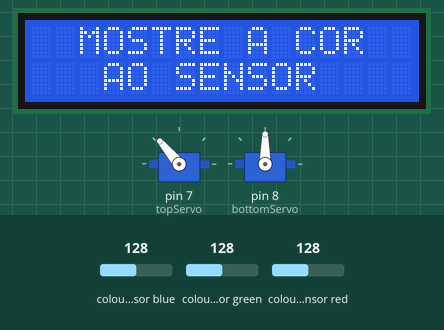
Simulated run of this sketch. Board: Arduino Uno, built with avr-gcc and run on an emulated ATmega328P. Parts: 16×2 character LCD, 2 × servo. Wiring (inferred from the names in the program): TCS3200 colour sensor: output pin 6; S2 pin 4; S3 pin 5; S0 pin 2; S1 pin 3. The test bench sets the inputs (shaded band); at power-on: colour sensor blue 128, colour sensor green 128, colour sensor red 128. What the sketch prints to the serial monitor is not drawn.

Above: at 1.9 s.
2.0 s: colour sensor blue set to 5
Timing chart, 0 to 11.0 s (numbered marks = the images above; inputs shaded):
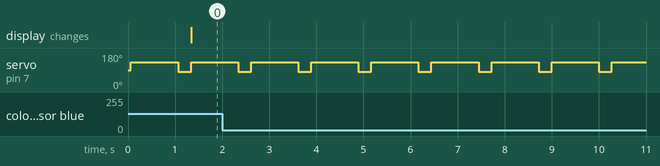

The sketch:

misturador.ino
```cpp
//Projeto Maquina separadora de M&M's
//Por: Eng. Mauricio Gavina

#include <Servo.h> // Biblioteca para os servo motores
#include <Wire.h>
#include <LiquidCrystal_I2C.h>
// Inicializa o display no endereco 0x27
LiquidCrystal_I2C lcd(0x3F,2,1,0,4,5,6,7,3,POSITIVE);
#define S0 2 //definição dos pinos do sensor de cor
#define S1 3
#define S2 4
#define S3 5

#define sensorOut 6

Servo topServo; // declaração de cada servo como objeto
Servo bottomServo;

int frequency = 0; //variável auxiliar para ser usada na função readColor()
int color = 0; //variável usada na função readColor() para guardar a cor

byte flag = 0; //A variável flag nos ajuda a separar nosso programa em estados

void setup() {
  pinMode(S0, OUTPUT); //definição dos pinos do sensor de cor como saída
  pinMode(S1, OUTPUT);
  pinMode(S2, OUTPUT);
  pinMode(S3, OUTPUT);
  pinMode(sensorOut, INPUT); //definição do pino do sensor de cor como entrada
  // configura a frequência para 20%
  digitalWrite(S0, HIGH);
  digitalWrite(S1, LOW);
   lcd.begin (16,2);

  topServo.attach(7); //definição do servo superior no pino 7 do arduino
  bottomServo.attach(8);//servo inferior no pino 8

  Serial.begin(9600); //inicia a comunicação serial
}

void loop() {


//Esse é o estado em que a máquina está em operação contínua
  topServo.write(130);//Posição inicial do servo; Deve estar alinhado com o furo do alimentador
  delay(1000);//usamos o delay para dar tempo do servo se mover até a posição final
  topServo.write(80);// Posição intermediária, deve estar alinhado com o sensor de cor
  flag=1;//envia a máquina para o segundo estado


if(flag == 1){//Nesse estado a máquina lê o sensor e mostra os dados no monitor serial
  readColor();//A função é responsável pela leitura do sensor e por enviar ao terceiro estado
}             //somente quando uma cor for detectada.

if(flag == 2){ //Nesse estado o servo de baixo se move conforme a cor detectada anteriormente
    switch (color) {
    case 1:
    bottomServo.write(20);
    break;
    case 2:
    bottomServo.write(45);
    break;
    case 3:
    bottomServo.write(70);
    break;
    case 4:
    bottomServo.write(95);
    break;
    case 5:
    bottomServo.write(120);
    break;
  }
  delay(1000);//os delays foram incluidos para dar tempo ao servo se mover
  topServo.write(50);// Posição final, deve estar alinhada com o furo do distribuidor
  delay(1000);
  flag = 4; //enviamos a máquina para funcionamento contínuo, o quarto estado.
}
if(Serial.read()=='r' || Serial.read()=='R'){ //Caso a letra r seja enviada a máquina é
  flag=0;                                     //resetada e retorna ao estado 1.
}

}

void readColor() {
  // configura os filtros vermelhos para serem lidos
  digitalWrite(S2, LOW);
  digitalWrite(S3, LOW);
  // lê a frequencia da saída
  frequency = pulseIn(sensorOut, LOW);
  int R = frequency; // armazena o resultado na variável correspondente ao vermelho
  // Os valores são mostrados no serial monitor
  Serial.print("R= ");//escreve o nome
  Serial.print(frequency);//escreve a frequencia
  Serial.print("  ");
  delay(50);
  // Configura os filtros verdes para serem lidos
  digitalWrite(S2, HIGH);
  digitalWrite(S3, HIGH);
  // Lê a frequência de saída
  frequency = pulseIn(sensorOut, LOW);
  int G = frequency;
  // Os valores são mostrados no serial monitor
  Serial.print("G= ");
  Serial.print(frequency);
  Serial.print("  ");
  delay(50);
  // Configura os filtros azuis para serem lidos
  digitalWrite(S2, LOW);
  digitalWrite(S3, HIGH);

  frequency = pulseIn(sensorOut, LOW);
  int B = frequency;

  Serial.print("B= ");
  Serial.print(frequency);
  Serial.println("  ");
  delay(150);
  lcd.setBacklight(HIGH);
  lcd.clear();
lcd.setCursor(2,0);
lcd.print("MOSTRE A COR");
lcd.setCursor(3,1);
lcd.print("AO SENSOR");
  if(R>25 && R<45 && G>70 && G<135 && B>50 && B<100 ){
    lcd.clear();
    lcd.setCursor(3,1);
   lcd.print("VERMELHO!");
    color = 1; //Para ser usado pelo servo de baixo em seu posicionamento
    flag = 2; // Para enviar a máquina ao terceiro estado
    Serial.println(" Rosa ");//Escreve no monitor serial a cor detectada
  }
  if(R>70 && R<110 && G>90 && G<120 && B>65 && B<90 ){
    lcd.clear();
    lcd.setCursor(3,1);
   lcd.print("AZUL!");
    color = 3; //Para ser usado pelo servo de baixo em seu posicionamento
    flag = 2; // Para enviar a máquina ao terceiro estado
    Serial.println(" AZUL! ");//Escreve no monitor serial a cor detectada
  }
    if(R>80 && R<120 && G>60 && G<90 && B>60 && B<90 ){
    lcd.clear();
    lcd.setCursor(3,1);
   lcd.print("VERDE!");
    color = 5; //Para ser usado pelo servo de baixo em seu posicionamento
    flag = 2; // Para enviar a máquina ao terceiro estado
    Serial.println(" VERDE! ");//Escreve no monitor serial a cor detectada
  }
  if(R>80 && R<120 && G>60 && G<90 && B>60 && B<90 ){
    lcd.clear();
    lcd.setCursor(3,1);
   lcd.print("VERDE!");
    color = 5; //Para ser usado pelo servo de baixo em seu posicionamento
    flag = 2; // Para enviar a máquina ao terceiro estado
    Serial.println(" VERDE! ");//Escreve no monitor serial a cor detectada
  }
  else Serial.println("No Match");
}
```

Measured:
- by itself, servo on pin 7 (topServo): alternates 130° for 1.0 s and 80° for 0.28 s
